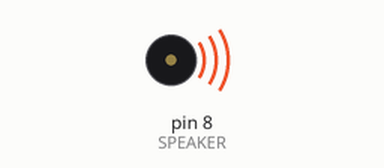
Simulated run of this sketch. Board: Arduino Uno, built with avr-gcc and run on an emulated ATmega328P. Shown: buzzer (waves = sounding).

Above: at 0.05 s.
Timing chart, 0 to 9.7 s (numbered marks = the images above):
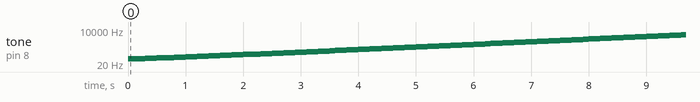

The sketch:

rising.ino
```cpp
/* A rising tone, repeated forever */

int SPEAKER = 8;           // What digital pin is the speaker on?

int freq = 50;             // Starting frequency

int TOOHIGH = 6000;

void setup()
{
    pinMode(SPEAKER, OUTPUT);
}

void loop()
{
    // Reset the frequency if we go too high
    if (freq > TOOHIGH) {
        noTone(SPEAKER);
        delay(2000);
        freq = 20;
    }

    tone(SPEAKER, freq);

    freq = (int)(freq * 1.05);
    //freq += 100;

    delay(100);
}
```

Measured:
- by itself, tone on pin 8 (SPEAKER): plays 50 Hz for 0.10 s, 52 Hz for 0.10 s, 54 Hz for 0.10 s, 56 Hz for 0.10 s, 58 Hz for 0.10 s, 60 Hz for 0.10 s … (1136 notes in this stretch)
